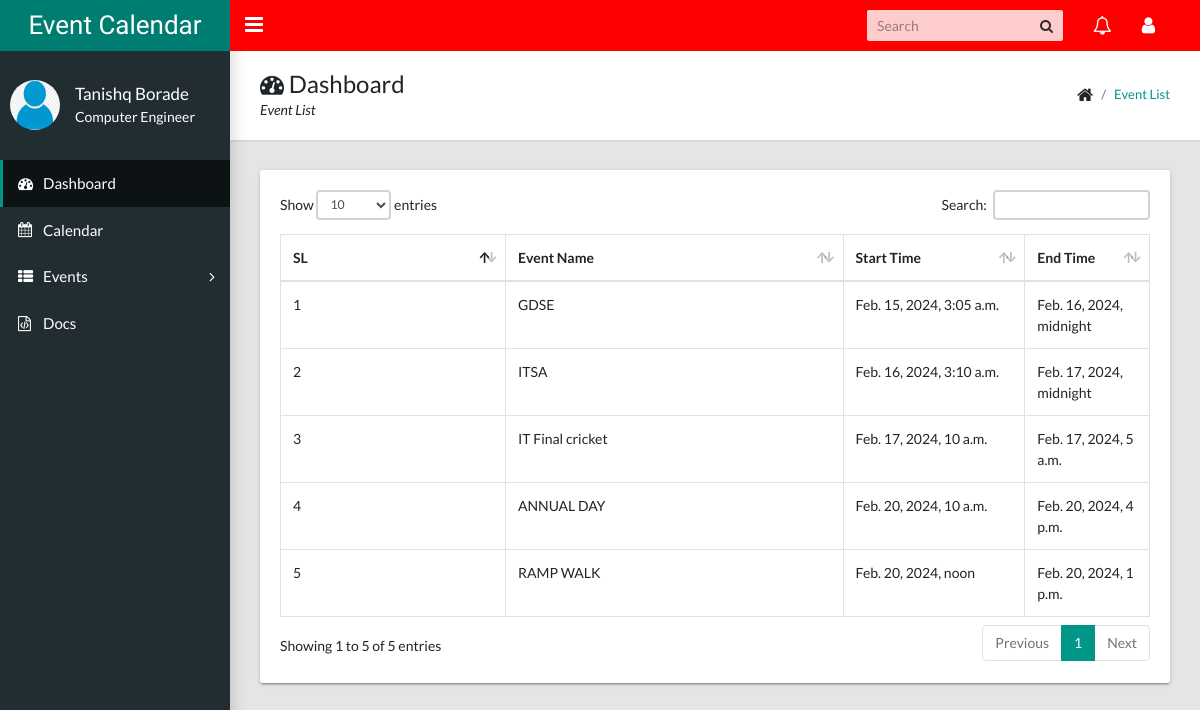
Screenshot of /all-event-list/ (signed in) with the database file from the repository.
### calendarapp/models/event.py (models this page shows, shortened)
class Event(EventAbstract):
    user = models.ForeignKey(User, on_delete=models.CASCADE, related_name="events")
    title = models.CharField(max_length=200)
    description = models.TextField()
    start_time = models.DateTimeField()
    end_time = models.DateTimeField()
    objects = EventManager()

### calendarapp/views/event_list.py (the view)
# urls.py: path("all-event-list/", views.AllEventsListView.as_view(), name="all_events"),
class AllEventsListView(ListView):
    template_name = "calendarapp/events_list.html"
    model = Event
    def get_queryset(self):
        return Event.objects.get_all_events(user=self.request.user)

### calendarapp/models/event.py (called while the page is built)
    def get_all_events(self, user):
        events = Event.objects.filter(user=user, is_active=True, is_deleted=False)
        return events

### templates/calendarapp/events_list.html (shortened to what this page needs)
{% extends 'base/base.html' %}
{% load static %}
{% block breadcrumb %}
    <div>
        <h1><i class="fa fa-dashboard"></i> Dashboard</h1>
        <p>Event List</p>
    </div>
    <ul class="app-breadcrumb breadcrumb">
        <li class="breadcrumb-item"><i class="fa fa-home fa-lg"></i></li>
        <li class="breadcrumb-item"><a href="#">Event List</a></li>
    </ul>
{% endblock breadcrumb %}
{% block content %}
<div class="row">
    <div class="col-md-12">
        <div class="tile">
            <div class="tile-body">
                <div class="table-responsive">
                    <div id="sampleTable_wrapper" class="dataTables_wrapper container-fluid dt-bootstrap4 no-footer">
                        <div class="row">
                            <div class="col-sm-12">
                                <table class="table table-hover table-bordered dataTable no-footer" id="sampleTable" role="grid" aria-describedby="sampleTable_info">
                                    <thead>
                                        <tr role="row">
                                            <th class="sorting_asc" tabindex="0" aria-controls="sampleTable" rowspan="1" colspan="1" aria-sort="ascending" aria-label="Name: activate to sort column descending" style="width: 261.641px;">SL</th>
                                            <th class="sorting" tabindex="0" aria-controls="sampleTable" rowspan="1" colspan="1" aria-label="Position: activate to sort column ascending" style="width: 417.312px;">Event Name</th>
                                            <th class="sorting" tabindex="0" aria-controls="sampleTable" rowspan="1" colspan="1" aria-label="Office: activate to sort column ascending" style="width: 189.281px;">Start Time</th>
                                            <th class="sorting" tabindex="0" aria-controls="sampleTable" rowspan="1" colspan="1" aria-label="Age: activate to sort column ascending" style="width: 102.141px;">End Time</th>
                                        </tr>
                                    </thead>
                                    <tbody>
                                        {% for event in object_list %}
                                            <tr role="row" class="odd">
                                                <td class="sorting_1">{{ forloop.counter }}</td>
                                                <td>{{ event.title }}</td>
                                                <td>{{ event.start_time }}</td>
                                                <td>{{ event.end_time }}</td>
                                            </tr>
                                        {% endfor %}
                                    </tbody>
                                </table>
                            </div>
                        </div>
                    </div>
                </div>
            </div>
        </div>
    </div>
</div>
{% endblock content %}

### rows the page displays
Event: title "GDSE", start_time "Feb. 15, 2024, 3:05 a.m.", end_time "Feb. 16, 2024, midnight"
Event: title "ITSA", start_time "Feb. 16, 2024, 3:10 a.m.", end_time "Feb. 17, 2024, midnight"
Event: title "IT Final cricket", start_time "Feb. 17, 2024, 10 a.m.", end_time "Feb. 17, 2024, 5 a.m."
Event: title "ANNUAL DAY", start_time "Feb. 20, 2024, 10 a.m.", end_time "Feb. 20, 2024, 4 p.m."
Event: title "RAMP WALK", start_time "Feb. 20, 2024, noon", end_time "Feb. 20, 2024, 1 p.m."
